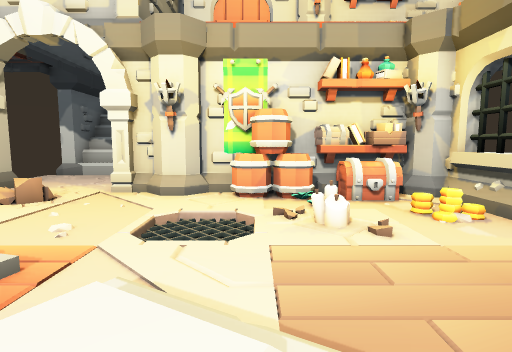
View 1 (above)

13 first-person views from a walk through a Godot game level. The camera is 1.2 m above the floor, tilts 6° down and sees 80° across. The floor is counted in squares, 1 m on a side. Each view is taken from the middle of a square. On the plan, view 1 faces up. The plan holds only what a view shows up to about 13 squares ahead; the rest is blank. The place goes on beyond the plan.

View 2
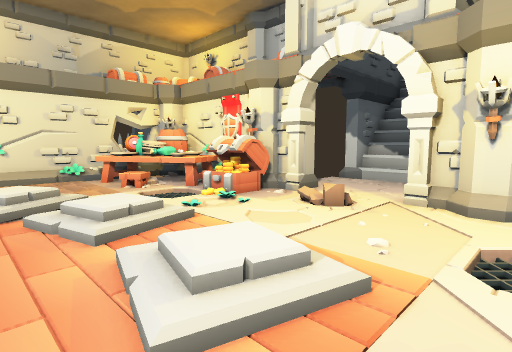

View 3
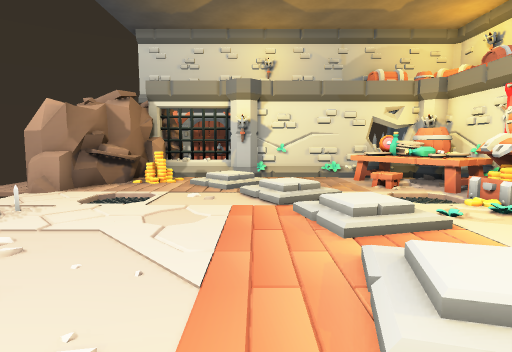

View 4
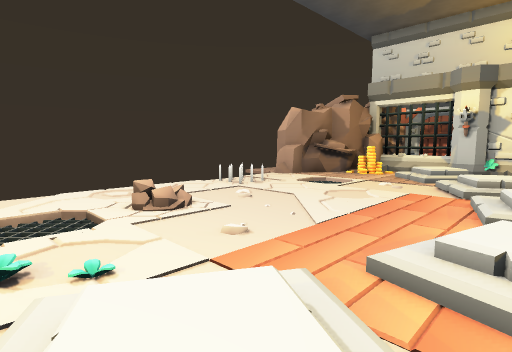

View 5
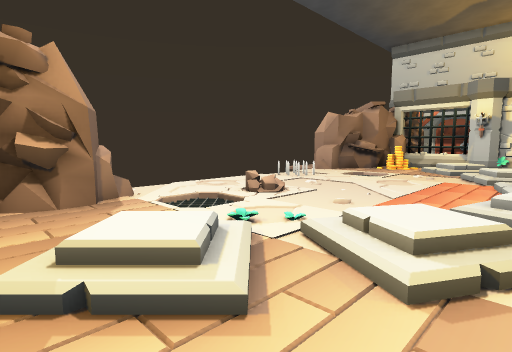

View 6
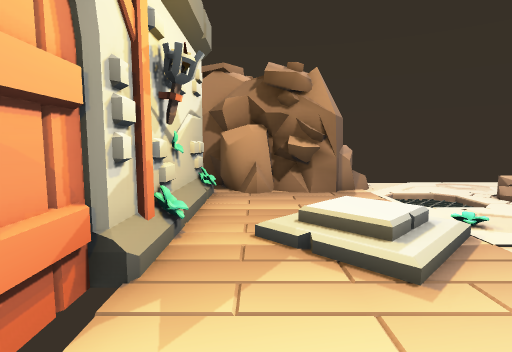

View 7
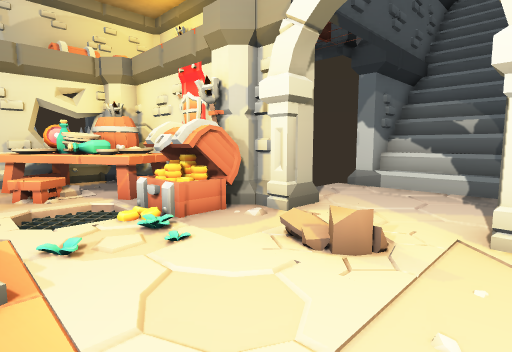

View 8
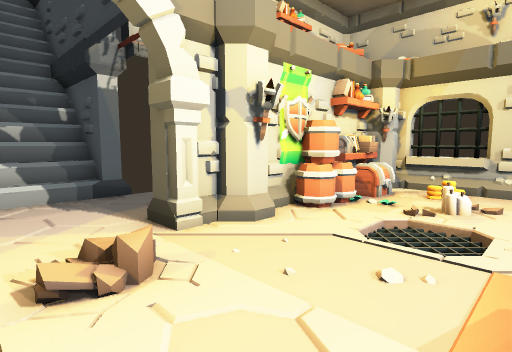

View 9
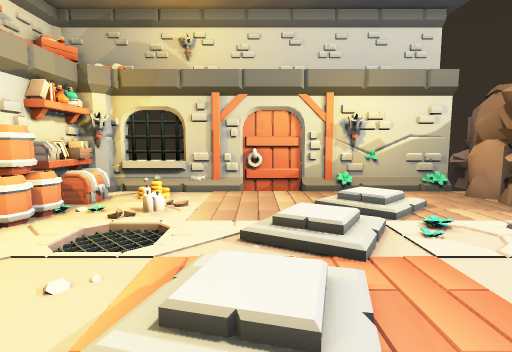

View 10
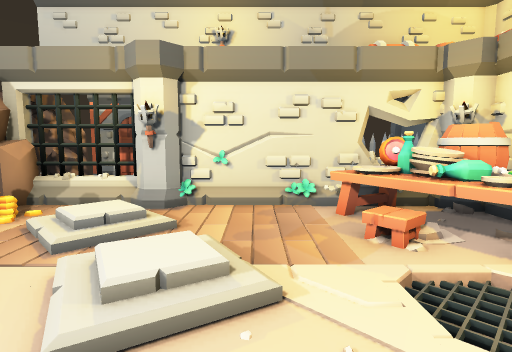

View 11
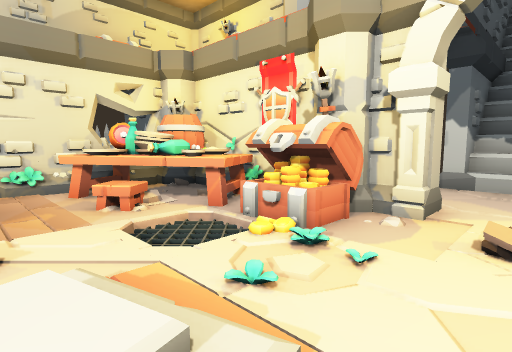

View 12
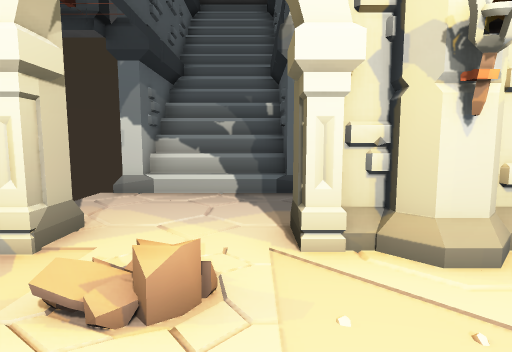

View 13
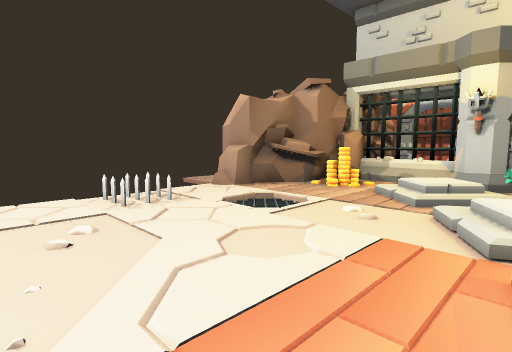

### Floor plan
Key: @ floor where view 1 was taken; # wall or solid block; . floor; / step, stairs or slope; = window, fence, low wall or low ledge; ^ raised ledge; v drop or lower ground; A arch; P pillar; B barrel; C chest; I coin; T table; R torch; S spikes; O other object.
Columns run from 14 left of view 1 to 5 right of it. Each row starts with its distance up from view 1.
 18        #####
 17        #==##
 16        #///#
 15        #///#
 14        #///#
 13        #///#
 12        #///#
 11        .....
 10        .....
  9        .....
  8 ######PA...A#######
  7 #RBTTCR../.AP.BBC###
  6 #BBTTCC.. /.....C.^#
  5 #TTT.vI/.....v.=..I#
  4 #TTO.v./.../.v.#..##
  3 #......//.//......#
  2 #...//.//.//.//...#
  1 #.../////./////...##
  0 P.////......./@//.##
 -1 #.////......./////#
 -2 #.//...........//.#
 -3 #.I..v...../.v....#
 -4 #.I..v..... /vv...#
 -5 ####..........=####
 -6   ###..S......=#
 -7    ##

Positions as (right, up) in squares from view 1, and headings:
1: (0, 0), facing up
2: (-1, 0), facing up-left
3: (-1, 0), facing left
4: (0, 2), facing down-left
5: (3, 2), facing down-left
6: (3, 3), facing down
7: (-3, 3), facing up-left
8: (-6, 3), facing up-right
9: (-6, 2), facing right
10: (-6, 2), facing left
11: (-5, 2), facing up-left
12: (-4, 4), facing up
13: (-4, 1), facing down-left
